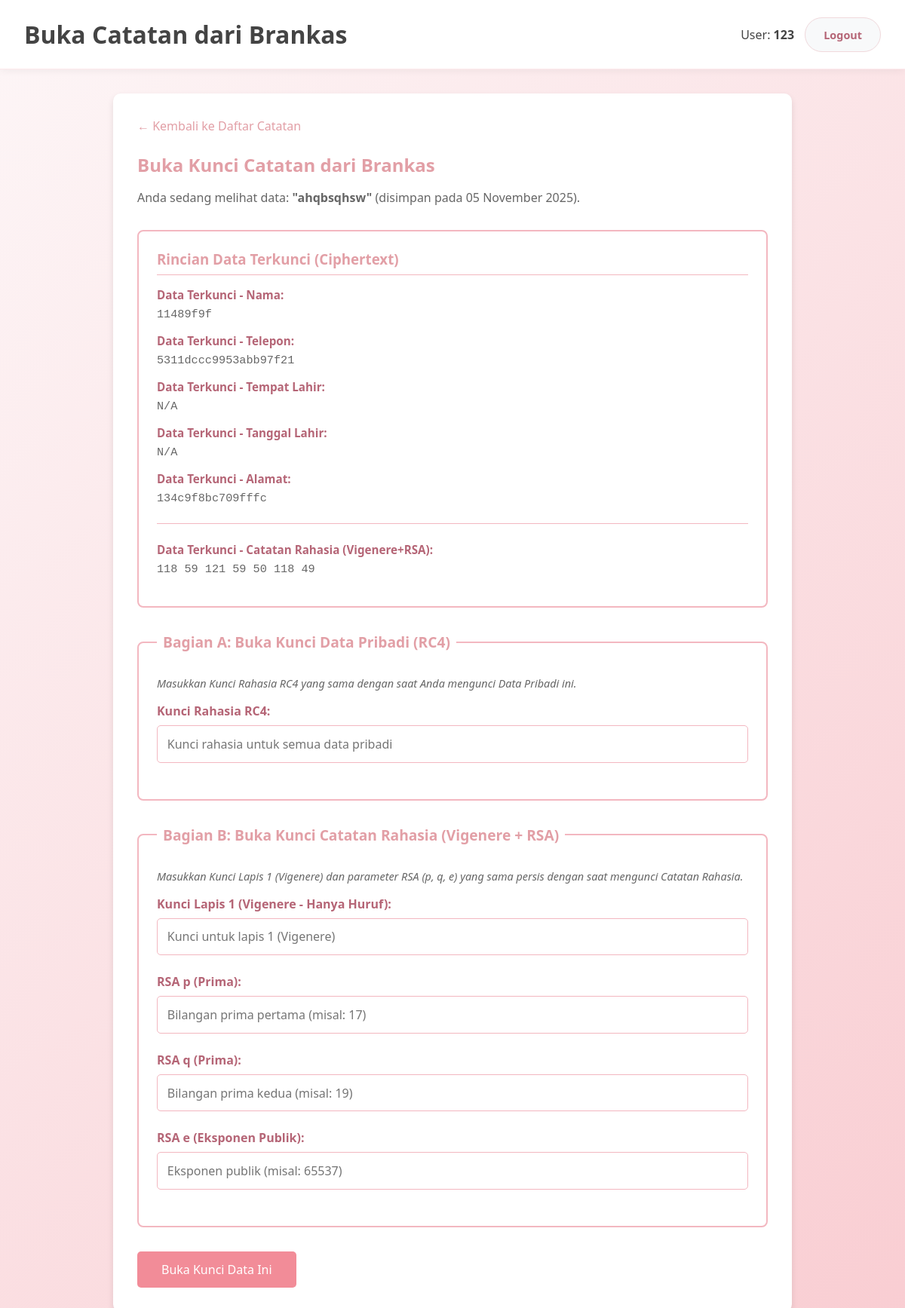
Screenshot of /menu/text-decryption.php?view=detail&id=1 (signed in) with the database file from the repository.
### tables this page shows
CREATE TABLE `userscatatan` (
  `data_id` int(11) NOT NULL,
  `username` varchar(255) NOT NULL,
  `enc_pesan_bebas` text DEFAULT NULL
);

CREATE TABLE `usersdata` (
  `data_id` int(11) NOT NULL,
  `username` varchar(255) NOT NULL,
  `data_label` varchar(255) NOT NULL,
  `enc_nama` text DEFAULT NULL,
  `enc_telepon` text DEFAULT NULL,
  `enc_tempat_lahir` text DEFAULT NULL,
  `enc_tanggal_lahir` text DEFAULT NULL,
  `enc_alamat` text DEFAULT NULL,
  `created_at` timestamp NOT NULL DEFAULT current_timestamp() ON UPDATE current_timestamp()
);

### menu/text-decryption.php (the view, shortened to what this page needs)
<?php
include "../php/koneksi.php";
$username = $_SESSION['username'];
$errors = [];
$post_data = [];
$data_list = [];
$current_data = null;
$data_id = null;
$view = $_GET['view'] ?? 'list';
if ($view == 'list') {
    $stmt_list = $konek->prepare("SELECT data_id, data_label, created_at FROM usersData WHERE username = ? ORDER BY created_at DESC");
    $stmt_list->bind_param("s", $username);
    $stmt_list->execute();
    $data_list = $stmt_list->get_result()->fetch_all(MYSQLI_ASSOC);
    $stmt_list->close();
} elseif ($view == 'detail') {
    if (!isset($_GET['id'])) {
        $errors[] = "ID Data tidak ditemukan.";
        $view = 'list';
    } else {
        $data_id = (int)$_GET['id'];
        $stmt_detail = $konek->prepare("
            SELECT ud.*, uc.enc_pesan_bebas
            FROM usersData ud
            LEFT JOIN usersCatatan uc ON ud.data_id = uc.data_id
            WHERE ud.data_id = ? AND ud.username = ?
        ");
        $stmt_detail->bind_param("is", $data_id, $username);
        $stmt_detail->execute();
        $current_data = $stmt_detail->get_result()->fetch_assoc();
    }
}
?>
<!DOCTYPE html>
<html lang="en">
<head>
    <link rel="stylesheet" href="../css/dashboard.css">
    <link rel="stylesheet" href="../css/textED.css">
</head>
<body>
    <div class="dashboard-container">
        <header class="dashboard-header">
            <div class="header-content">
                <h1>Buka Catatan dari Brankas</h1>
                <div class="user-info">
                    <span class="welcome-text">User: <strong><?php echo htmlspecialchars($username); ?></strong></span>
                    <a href="../php/logout.php" class="logout-btn">Logout</a>
                </div>
            </div>
        </header>
        <main class="dashboard-main">
            <div class="encryption-container">
                <?php if ($view == 'list'): ?>
                    <a href="../dashboard.php" class="back-link">← Kembali ke Dashboard</a>
                <?php else: ?>
                    <a href="text-decryption.php" class="back-link">← Kembali ke Daftar Catatan</a>
                <?php endif; ?>
                <h2 style="color: #e29fa6; margin-bottom: 1rem;">Buka Kunci Catatan dari Brankas</h2>
                <?php if ($view == 'list'): ?>
                    <p style="color: #666; margin-bottom: 2rem;">Berikut adalah daftar catatan terkunci yang Anda simpan di brankas. Pilih satu untuk dibuka.</p>
                    <?php if (empty($data_list)): ?>
                        <div class="alert-info">
                            Brankas Anda masih kosong. Silakan gunakan menu "Tulis & Kunci Catatan Baru" terlebih dahulu.
                        </div>
                    <?php else: ?>
                        <table class="data-list-table">
                            <thead>
                                <tr>
                                    <th>No.</th>
                                    <th>Label Catatan</th>
                                    <th>Tanggal Disimpan</th>
                                    <th>Aksi</th>
                                </tr>
                            </thead>
                            <tbody>
                                <?php foreach ($data_list as $index => $item): ?>
                                    <tr>
                                        <td><?php echo $index + 1; ?></td>
                                        <td><?php echo htmlspecialchars($item['data_label']); ?></td>
                                        <td><?php echo htmlspecialchars(date('d F Y H:i', strtotime($item['created_at']))); ?></td>
                                        <td>
                                            <a href="text-decryption.php?view=detail&id=<?php echo $item['data_id']; ?>" class="btn-detail">Lihat Detail & Buka Kunci</a>
                                        </td>
                                    </tr>
                                <?php endforeach; ?>
                            </tbody>
                        </table>
                    <?php endif; ?>
                <?php elseif ($view == 'detail' && $current_data): ?>
                    <p style="color: #666; margin-bottom: 2rem;">Anda sedang melihat data: <strong>"<?php echo htmlspecialchars($current_data['data_label']); ?>"</strong> (disimpan pada <?php echo htmlspecialchars(date('d F Y', strtotime($current_data['created_at']))); ?>).</p>
                    <div class="cipher-detail-box">
                        <h3>Rincian Data Terkunci (Ciphertext)</h3>
                        <?php
                        $hasRC4Data = !empty($current_data['enc_nama']) || !empty($current_data['enc_telepon']) || !empty($current_data['enc_tempat_lahir']) || !empty($current_data['enc_tanggal_lahir']) || !empty($current_data['enc_alamat']);
                        if ($hasRC4Data): ?>
                            <div class="cipher-field">
                                <strong>Data Terkunci - Nama:</strong>
                                <span><?php echo htmlspecialchars($current_data['enc_nama'] ?? 'N/A'); ?></span>
                            </div>
                            <div class="cipher-field">
                                <strong>Data Terkunci - Telepon:</strong>
                                <span><?php echo htmlspecialchars($current_data['enc_telepon'] ?? 'N/A'); ?></span>
                            </div>
                            <div class="cipher-field">
                                <strong>Data Terkunci - Tempat Lahir:</strong>
                                <span><?php echo htmlspecialchars($current_data['enc_tempat_lahir'] ?? 'N/A'); ?></span>
                            </div>
                            <div class="cipher-field">
                                <strong>Data Terkunci - Tanggal Lahir:</strong>
                                <span><?php echo htmlspecialchars($current_data['enc_tanggal_lahir'] ?? 'N/A'); ?></span>
                            </div>
                            <div class="cipher-field">
                                <strong>Data Terkunci - Alamat:</strong>
                                <span><?php echo htmlspecialchars($current_data['enc_alamat'] ?? 'N/A'); ?></span>
                            </div>
                        <?php else: ?>
                            <div class="alert-info" style="margin-bottom: 1rem;">Tidak ada Data Pribadi tersimpan di set data ini.</div>
                        <?php endif; ?>
                        <hr style="border:0; border-top: 1px solid #f3b7c0; margin: 1.5rem 0;">
                        <?php if (!empty($current_data['enc_pesan_bebas'])): ?>
                            <div class="cipher-field">
                                <strong>Data Terkunci - Catatan Rahasia (Vigenere+RSA):</strong>
                                <span><?php echo htmlspecialchars($current_data['enc_pesan_bebas']); ?></span>
                            </div>
                        <?php else: ?>
                            <div class="alert-info" style="margin-bottom: 1rem;">Tidak ada Catatan Rahasia tersimpan di set data ini.</div>
                        <?php endif; ?>
                    </div>
                    <form method="POST" action="text-decryption.php?view=detail&id=<?php echo $data_id; ?>">
                        <fieldset>
                            <legend>Bagian A: Buka Kunci Data Pribadi (RC4)</legend>
                            <p class="info-text" style="margin-bottom: 1rem;">Masukkan Kunci Rahasia RC4 yang sama dengan saat Anda mengunci Data Pribadi ini.</p>
                            <div class="form-group">
                                <label for="kunci_rc4_datadiri">Kunci Rahasia RC4:</label>
                                <input type="text" name="kunci_rc4_datadiri" id="kunci_rc4_datadiri" placeholder="Kunci rahasia untuk semua data pribadi" value="<?php echo htmlspecialchars($post_data['kunci_rc4_datadiri'] ?? ''); ?>">
                            </div>
                        </fieldset>
                        <fieldset>
                            <legend>Bagian B: Buka Kunci Catatan Rahasia (Vigenere + RSA)</legend>
                            <p class="info-text" style="margin-bottom: 1rem;">Masukkan Kunci Lapis 1 (Vigenere) dan parameter RSA (p, q, e) yang sama persis dengan saat mengunci Catatan Rahasia.</p>
                            <div class="form-group">
                                <label for="kunci_vigenere">Kunci Lapis 1 (Vigenere - Hanya Huruf):</label>
                                <input type="text" name="kunci_vigenere" id="kunci_vigenere" placeholder="Kunci untuk lapis 1 (Vigenere)" value="<?php echo htmlspecialchars($post_data['kunci_vigenere'] ?? ''); ?>">
                            </div>
                            <div class="form-group">
                                <label for="rsa_p">RSA p (Prima):</label>
                                <input type="text" name="rsa_p" id="rsa_p" placeholder="Bilangan prima pertama (misal: 17)" value="<?php echo htmlspecialchars($post_data['rsa_p'] ?? ''); ?>">
                            </div>
                            <div class="form-group">
                                <label for="rsa_q">RSA q (Prima):</label>
                                <input type="text" name="rsa_q" id="rsa_q" placeholder="Bilangan prima kedua (misal: 19)" value="<?php echo htmlspecialchars($post_data['rsa_q'] ?? ''); ?>">
                            </div>
                            <div class="form-group">
                                <label for="rsa_e">RSA e (Eksponen Publik):</label>
                                <input type="text" name="rsa_e" id="rsa_e" placeholder="Eksponen publik (misal: 65537)" value="<?php echo htmlspecialchars($post_data['rsa_e'] ?? ''); ?>">
                            </div>
                        </fieldset>
                        <div class="btn-group">
                            <button type="submit" name="decrypt_data" class="btn btn-primary">Buka Kunci Data Ini</button>
                        </div>
                    </form>
                <?php endif; ?>
            </div>
        </main>
    </div>
</body>
</html>

### css/dashboard.css (style rules this page uses)
* { box-sizing: border-box; margin: 0; padding: 0; font-family: "Segoe UI", Tahoma, Geneva, Verdana, sans-serif; }
body { background-color: #fef7f8; background-image: linear-gradient(135deg, #fdf6f7 0%, #f9cdd2 100%); min-height: 100vh; color: #444; }
.dashboard-container { min-height: 100vh; display: flex; flex-direction: column; }
.dashboard-header { background-color: #fff; box-shadow: 0 2px 10px rgba(0, 0, 0, 0.05); padding: 1.5rem 2rem; border-bottom: 1px solid #fde9ec; }
.header-content { max-width: 1200px; margin: 0 auto; display: flex; justify-content: space-between; align-items: center; flex-wrap: wrap; gap: 1rem; }
.logout-btn { background-color: #f8f9fa; color: #b56576; padding: 0.8rem 1.5rem; text-decoration: none; border-radius: 50px; transition: background 0.3s ease; font-weight: 600; font-size: 0.9rem; border: 1px solid #f1d9dc; margin-left: 10px; }
.dashboard-main { flex: 1; padding: 2rem; max-width: 1200px; margin: 0 auto; width: 100%; }

### css/textED.css (style rules this page uses)
.encryption-container { background-color: #fff; border-radius: 10px; padding: 2rem; box-shadow: 0 4px 8px rgba(0, 0, 0, 0.1); max-width: 900px; margin: 0 auto; }
.form-group { margin-bottom: 1.5rem; }
.form-group label { display: block; margin-bottom: 0.5rem; color: #b56576; font-weight: 600; }
.form-group input[type="password"], .form-group input[type="text"], .form-group input[type="date"], .form-group textarea { width: 100%; padding: 0.8rem; border: 1px solid #f3b7c0; border-radius: 5px; font-size: 1rem; font-family: inherit; outline: none; }
.btn-group { display: flex; gap: 1rem; margin-top: 1.5rem; }
.btn { padding: 0.8rem 2rem; border: none; border-radius: 5px; font-size: 1rem; font-weight: 500; cursor: pointer; transition: background 0.3s ease; text-decoration: none; display: inline-block; text-align: center; }
.btn-primary { background-color: #f28c98; color: #fff; }
.back-link { margin-bottom: 1.5rem; display: inline-block; color: #e29fa6; text-decoration: none; font-weight: 500; }
.info-text { font-size: 0.9rem; color: #666; margin-top: 0.5rem; font-style: italic; }
fieldset { border: 2px solid #f3b7c0; border-radius: 8px; padding: 1.5rem; margin-bottom: 2rem; }
legend { color: #e29fa6; font-weight: bold; font-size: 1.2rem; padding: 0 0.5rem; }
.cipher-detail-box { background-color: #fff; border: 2px solid #f3b7c0; border-radius: 8px; padding: 1.5rem; margin-bottom: 2rem; }
.cipher-detail-box h3 { color: #e29fa6; border-bottom: 1px solid #f3b7c0; padding-bottom: 0.5rem; margin-bottom: 1rem; }
.cipher-detail-box .cipher-field { margin-bottom: 1rem; font-size: 0.95rem; }
.cipher-detail-box .cipher-field strong { color: #b56576; display: block; margin-bottom: 0.25rem; }
.cipher-detail-box .cipher-field span { font-family: 'Courier New', monospace; color: #666; word-break: break-all; }

### rows the page displays
userscatatan: data_id.data_label "ahqbsqhsw", data_id.created_at "05 November 2025", data_id.enc_nama "11489f9f", data_id.enc_telepon "5311dccc9953abb97f21", data_id.enc_tempat_lahir "N/A", data_id.enc_tanggal_lahir "N/A", data_id.enc_alamat "134c9f8bc709fffc", enc_pesan_bebas "118 59 121 59 50 118 49"

### other values shown
$username "123"
